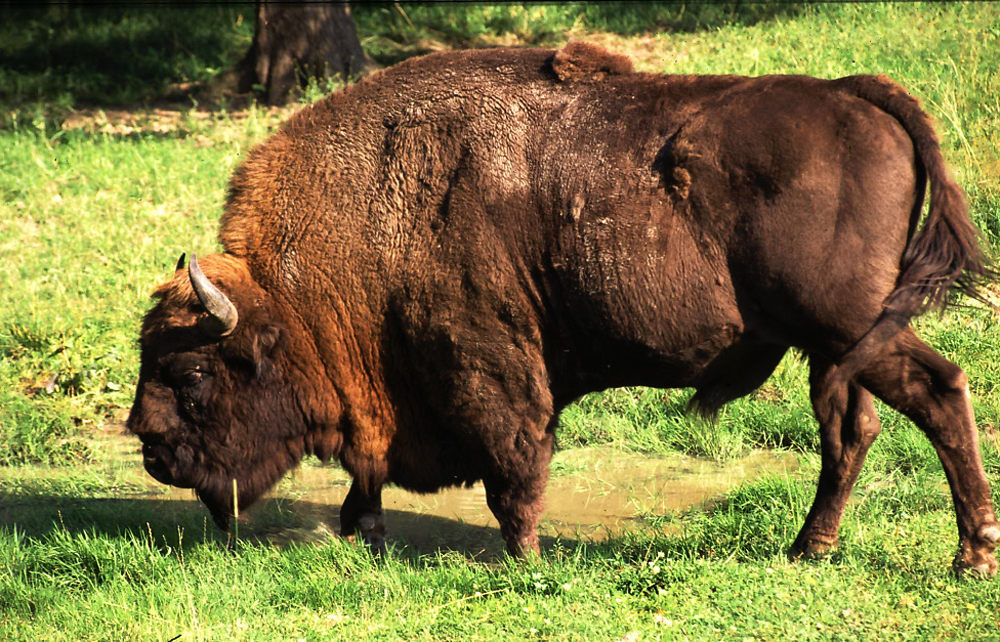
%> input picture AO/lab2/zubr.jpg, 1000 x 642 px
$ octave lab2_1.m   (GNU Octave 9; MATLAB toolbox functions it lacks are replaced by stand-ins)
%> lines starting %> are read from the running program, lines starting %| are printed output that depends on the picture
clear; clc;

rows = 4;
col  = 3;
i = 1;

im = double (imread('zubr.jpg'))/255;
im = rgb2gray(im);
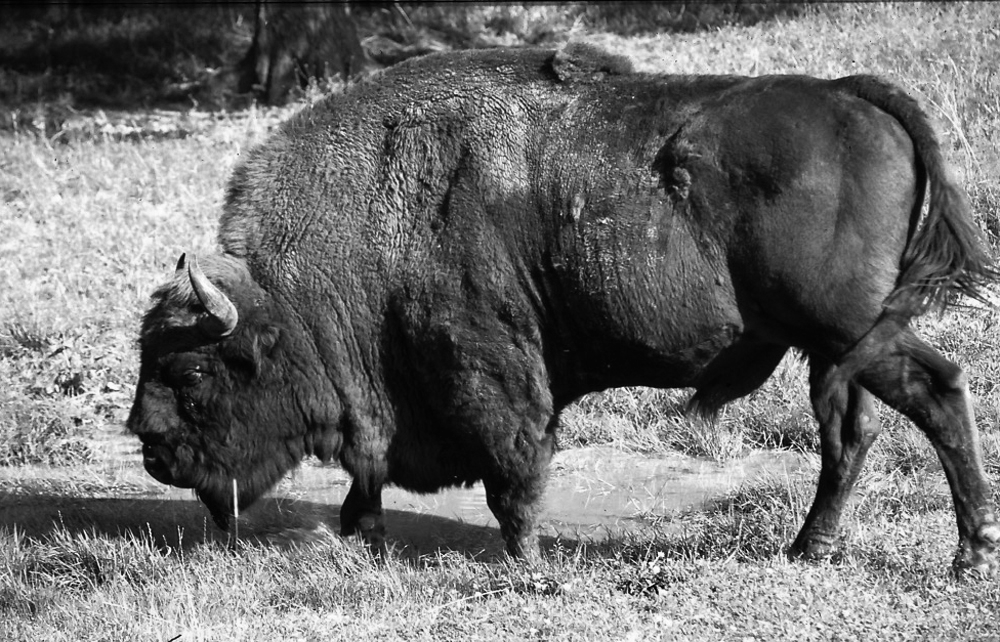
%> im: size 642x1000 double; min 0, max 1, mean 0.438

subplot(rows,col,i); i = i + 1;
imshow(im);
subplot(rows,col,i); i = i + 1;
imhist(im);
x = linspace(0,1,256);
y = x;
subplot(rows,col,i); i = i + 1;
plot(x,y);
axis([0,1,0,1]);

%jasnosc - dodawanie
%konstrast - mnozenie
%gamma - potegowanie

%jasnosc
a = 0.2;
im1 = im + a;
im1(im>1)=1;
im1(im1<0)=0;
x = linspace(0,1,256);
y=x+a;
y(y>1)=1;
y(y<0)=0;

subplot(rows,col,i); i = i + 1;
imshow(im1);
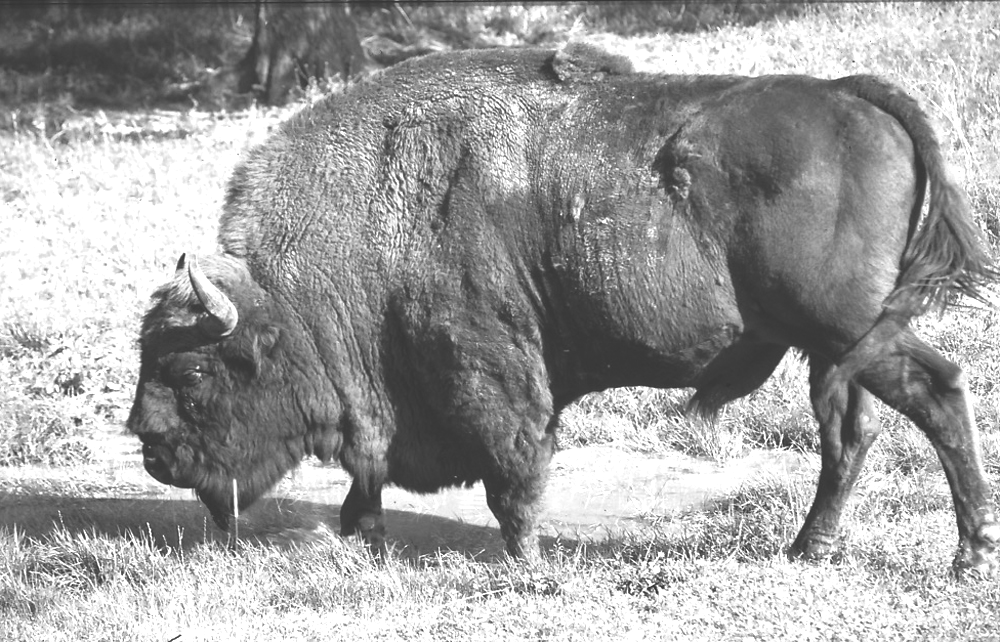
%> displayed picture: size 642x1000, on the screen's scale of 0 to 255; min 51, max 255, mean 160.5
subplot(rows,col,i); i = i + 1;
imhist(im1);
subplot(rows,col,i); i = i + 1;
plot(x,y);
axis([0,1,0,1]);

%kontrast
b = 0.2;
im2 = im * b;
im2(im2 > 1) = 1;
im2(im2<0)=0;
x = linspace(0,1,256);
y = x + b;
y(y>1)=1;
y(y<0)=0;

subplot(rows,col,i); i = i + 1;
imshow(im2);
subplot(rows,col,i); i = i + 1;
imhist(im2);
subplot(rows,col,i); i = i + 1;
plot(x,y);
axis([0,1,0,1]);
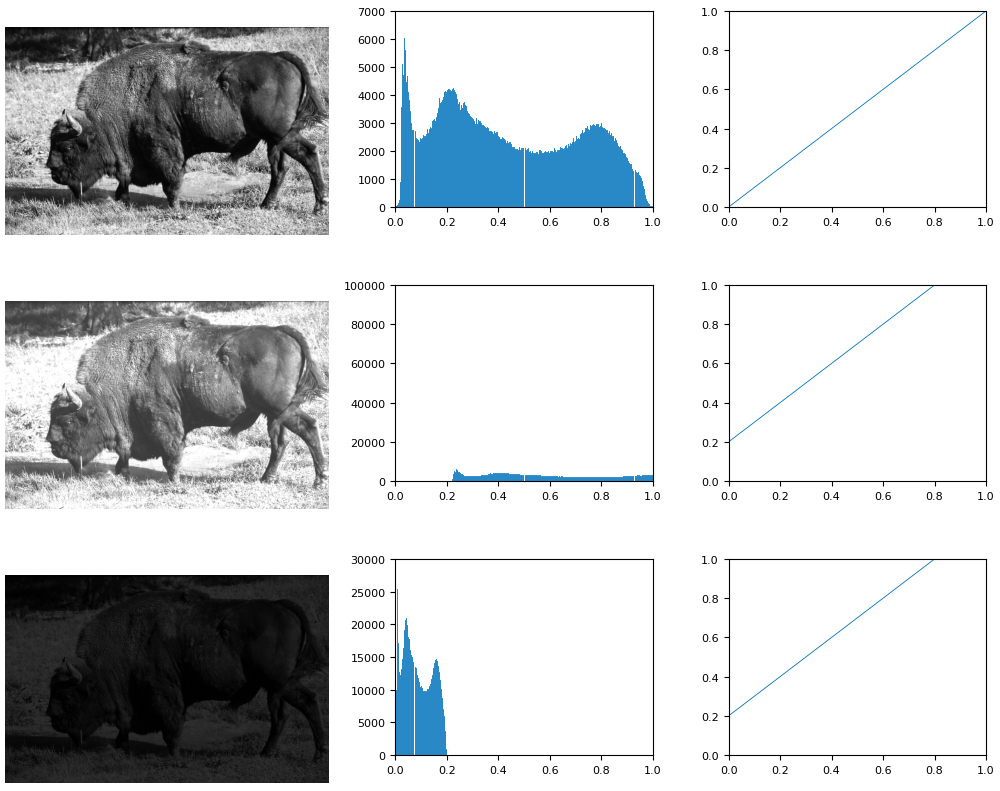
%> figure redrawn from the program's plot data, 9 panels

$ run again, with AO/lab2/index.jpeg copied over AO/lab2/zubr.jpg
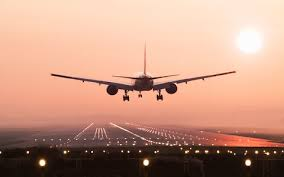
%> input picture AO/lab2/index.jpeg, 284 x 177 px
%> `im = rgb2gray(im);`:
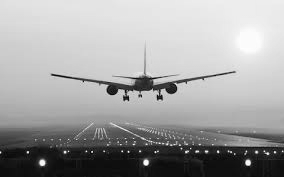
%> im: size 177x284 double; min 0.0164, max 0.997, mean 0.636
%> `imshow(im1);`:
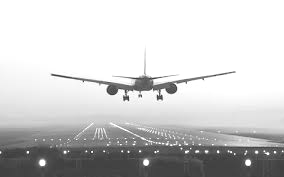
%> displayed picture: size 177x284, on the screen's scale of 0 to 255; min 55, max 255, mean 205
